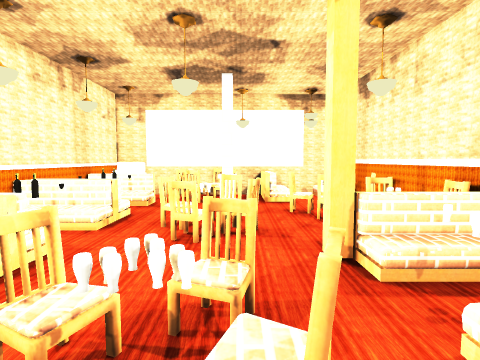
[1] (above)

14 first-person views from a walk through a Unity game level. The camera is 1.3 m above the floor, tilts 4° down and sees 80° across. The floor is counted in squares, 1 m on a side. Each view is taken from the middle of a square. On the plan, view 1 faces up. The plan holds only what a view shows up to about 13 squares ahead; the rest is blank. The place goes on beyond the plan. The player is left out. Door leaves are left out, so doorways stand open. Some surface patterns are stand-ins.

[2]
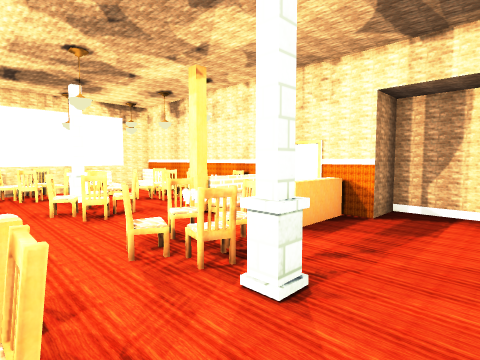

[3]
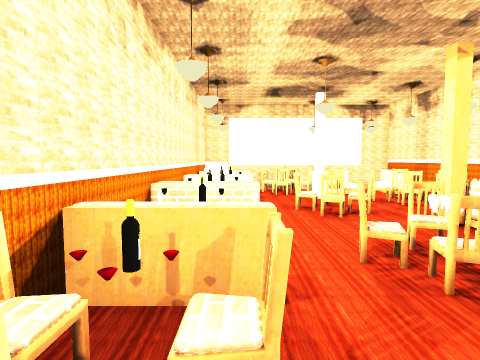

[4]
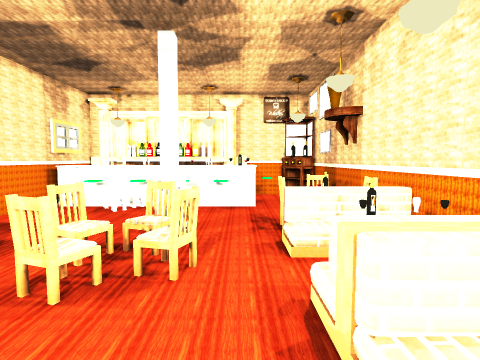

[5]
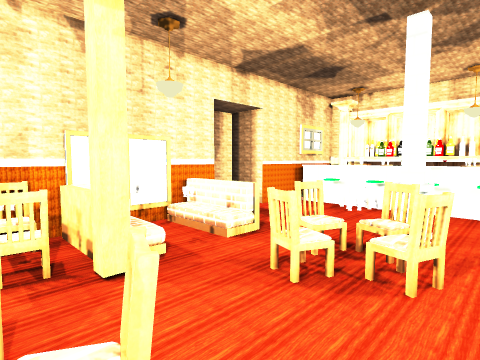

[6]
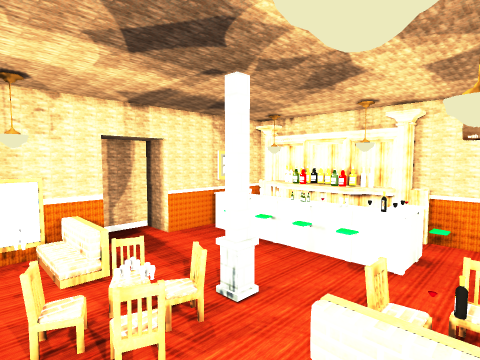

[7]
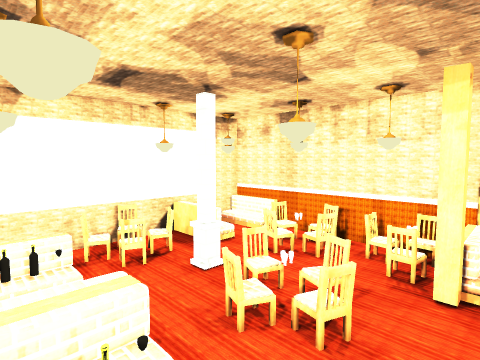

[8]
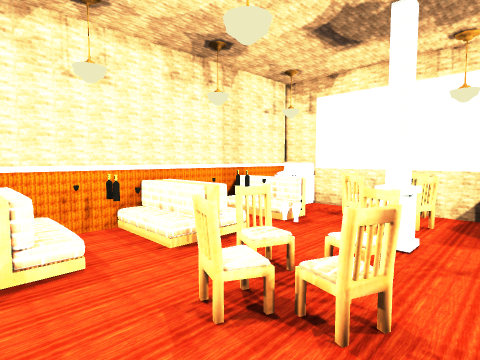

[9]
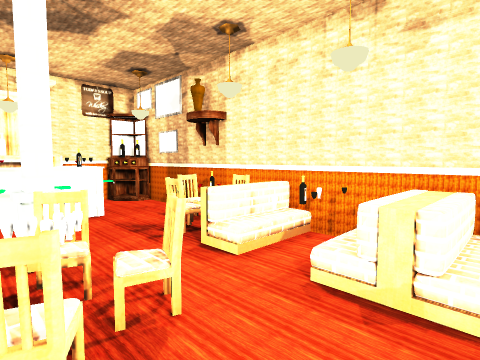

[10]
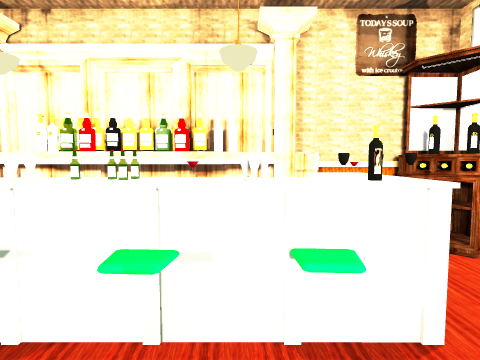

[11]
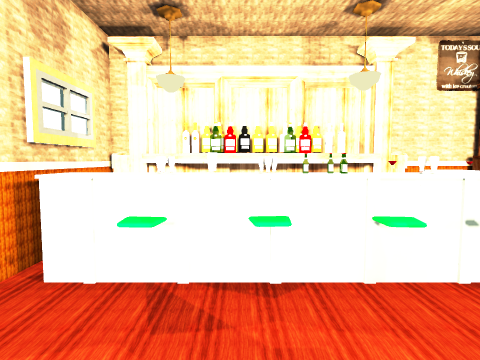

[12]
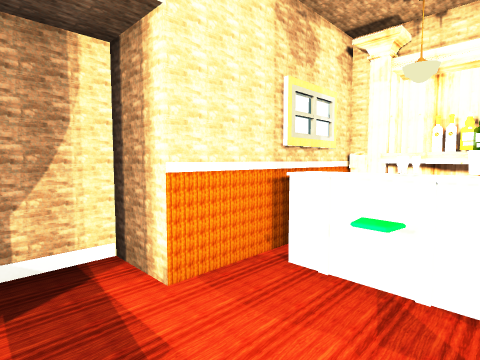

[13]
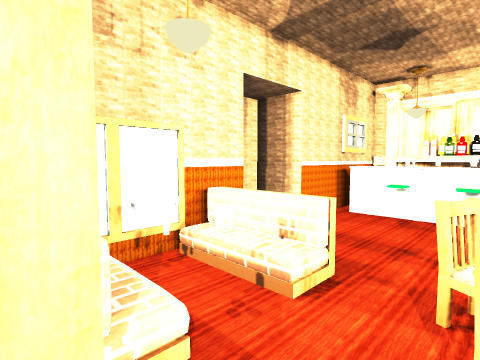

[14]
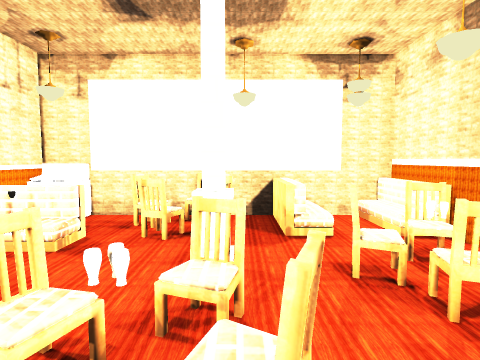

### Floor plan
Key: @ floor where view 1 was taken; # wall or solid block; . floor; / step, stairs or slope; D open door; = window, fence, low wall or low ledge; v drop or lower ground; B bottle; C column; H chair; O other object.
Columns run from 5 left of view 1 to 5 right of it. Each row starts with its distance up from view 1.
 11 #####
 10 #O.#######
  9 # O..OO.O#
  8 #BB.CC..O#
  7 # .....OO#
  6 # O.HH.O #
  5 #OB.OH.O #
  4 #OO.H..Hv#
  3 #/O.O..OO#
  2 #OBOHH.OO#
  1 O/OOHH.OO#
  0 #BO.C@..DD#
 -1 HHH.....DD#
 -2 #........##
 -3 #..BOOOOO#
 -4 #.=O    ##
 -5 ####BBBB##
 -6 #########

Positions as (right, up) in squares from view 1, and headings:
1: (0, 0), facing up
2: (-3, -2), facing up-right
3: (-3, -2), facing up
4: (-2, 5), facing down
5: (-2, 5), facing down-right
6: (-4, 3), facing down-right
7: (-4, 3), facing up-right
8: (1, 3), facing up-left
9: (0, 4), facing down-left
10: (-1, -1), facing down
11: (1, 0), facing down
12: (1, 0), facing down-right
13: (0, 4), facing down-right
14: (0, 4), facing up
